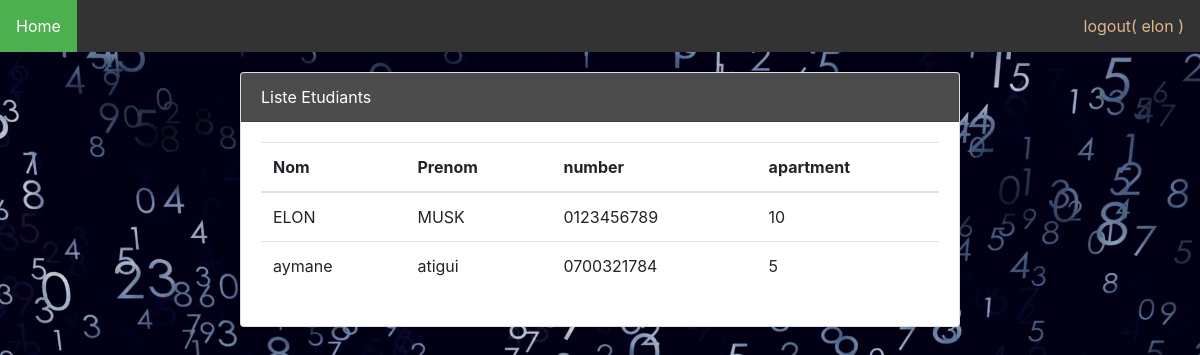
The page /code/NUM/page1.php (signed in) on the database its author committed.
### tables this page shows
CREATE TABLE IF NOT EXISTS `etudiant` (
  `cne` varchar(10) NOT NULL,
  `nom` varchar(50) NOT NULL,
  `prenom` varchar(50) NOT NULL,
  `number` varchar(11) NOT NULL,
  `custid` int(11) NOT NULL AUTO_INCREMENT,
  `apa` int(11) NOT NULL,
  `bat` int(11) NOT NULL,
  PRIMARY KEY (`custid`),
  UNIQUE KEY `cne` (`cne`),
  UNIQUE KEY `number` (`number`)
);

### code/NUM/DAO.php (called while the page is built, shortened)
<?php
class DAO{
	function connexion(){
		$pdo = new PDO('mysql:host=localhost;dbname=bd', 'root', '');
		return $pdo;
	}
	function scne($login){
		$bdd=$this->connexion();
		$reponse=$bdd->prepare("SELECT nom, prenom, number, apa FROM etudiant WHERE bat = (SELECT bat FROM etudiant WHERE custid= (select custid from users where login = ?))");
   		$reponse->execute([$login]);
		   $lst=[];
   		while($ligne=$reponse->fetch()){
  	  		$lst[]=[$ligne[0],$ligne[1],$ligne[2],$ligne[3]];
  		}
   		return $lst;
	}
}
?>

### code/NUM/page1.php (the view, shortened to what this page needs)
<!DOCTYPE html>
<html>
<head>
    <link rel="stylesheet" href="https://maxcdn.bootstrapcdn.com/bootstrap/4.5.2/css/bootstrap.min.css">
    <link rel="stylesheet" type="text/css" href="../NUM/css/style.css">
    <link rel="stylesheet" type="text/css" href="../NUM/css/fontawesome/css/all.css">
</head>
<body style="background-image: url('../NUM/css/img/num.png'); background-position: center; background-size:cover;">
    <div>
        <?php include('../NUM/navigation.php'); ?>
        <div class="card nvEtudiant">
            <div class="card-header   " style="background:rgba(0,0,0,.7); color:white;">Liste Etudiants</div>
            <div class="card-body">
                <?php
                include("../NUM/DAO.php");
                $dao = new DAO();
                $liste = $dao->scne($_SESSION['login']);
                ?>
                <table class="table">
                    <thead>
                        <th>Nom</th>
		              	<th>Prenom</th>
		               	<th>number</th>
		            	<th>apartment</th>
                    </thead>
                    <tbody>
                        <?php
                        foreach ($liste as $e) {
                            echo "
							<tr>
								<td>" . $e[0] . "</td>
								<td>" . $e[1] . "</td>
								<td>" . $e[2] . "</td>
								<td>" . $e[3] . "</td>
                            </tr>";
                           }
                       ?>
                    </tbody>
                </table>
            </div>
        </div>
    </div>
</body>
</html>

### code/NUM/css/style.css (style rules this page uses)
* { padding: 0; margin: 0; box-sizing: border-box; }
.nvEtudiant { width: 60%; margin: auto; margin-top: 20px; }

### code/NUM/navigation.php (style rules this page uses)
body { margin: 0; }

### rows shown on the page
etudiant: nom "ELON", prenom "MUSK", number "0123456789", apa "10"
etudiant: nom "aymane", prenom "atigui", number "0700321784", apa "5"

### other values the page prints
$_SESSION['login'] "elon"
